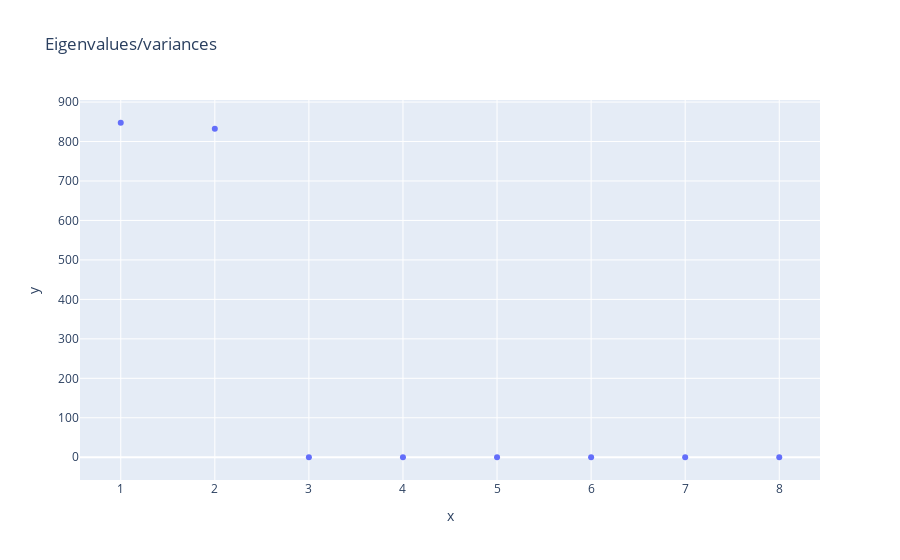

Notebook code for this chart:
### Markdown cell above
Perform the steps of PCA.

### Code cell
X_st = (X - np.mean(X, axis = 0))/np.std(X, axis = 0)

C = X_st.T @ X_st
eigenvalues, eigenvectors = np.linalg.eig(C)
sorted_evals, sorted_evecs = zip(*sorted(zip(eigenvalues, eigenvectors), reverse = True))
sorted_evals = [i.real for i in sorted_evals]

#plot the eigenvalues
fig = px.scatter(x=range(1, len(sorted_evals) + 1),
                 y = sorted_evals,
                 title = f'Eigenvalues/variances')
fig.show() 

#find the principal components using the first two eigenvectors
V = np.hstack([sorted_evecs[0].reshape(-1, 1), sorted_evecs[1].reshape(-1, 1)])
PC = X_st @ V #shape (N, 2)
explained_variance = sum(sorted_evals[:2])/sum(sorted_evals)
print('Eigenvalues = ', sorted_evals[:5])
print('Explained variance = ', 100*explained_variance, '%')

### Figure 1 — Plotly figure (JSON) as saved in the notebook; plotly's stock layout.template omitted (floating-point values rounded to 4 significant figures)
{"data": [{"hovertemplate": "x=%{x}<br>y=%{y}<extra></extra>", "legendgroup": "", "marker": {"color": "#636efa", "symbol": "circle"}, "mode": "markers", "name": "", "orientation": "v", "showlegend": false, "type": "scatter", "x": [1, 2, 3, 4, 5, 6, 7, 8], "xaxis": "x", "y": [847.6, 832.4, 2.99e-14, 1.446e-14, 5.461e-15, 1.804e-32, 0, -3.825e-14], "yaxis": "y"}], "layout": {"autosize": true, "legend": {"tracegroupgap": 0}, "title": {"text": "Eigenvalues/variances"}, "xaxis": {"anchor": "y", "autorange": true, "domain": [0, 1], "range": [0.5764, 8.424], "title": {"text": "x"}, "type": "linear"}, "yaxis": {"anchor": "x", "autorange": true, "domain": [0, 1], "range": [-69.94, 917.5], "title": {"text": "y"}, "type": "linear"}}}
